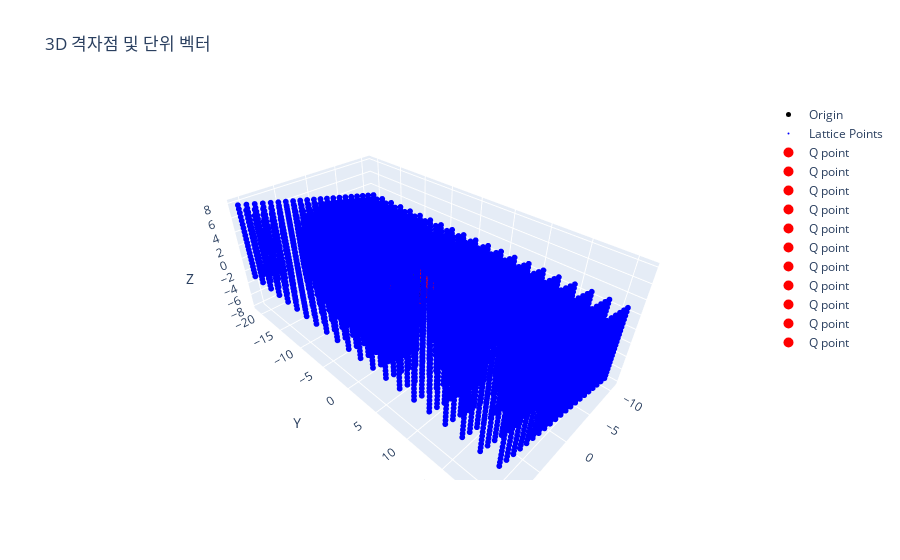

The code cell stored with this chart in its notebook:
### Code cell
# Define lattice parameters (adjust as needed)
a = 12.214  # Length along a-axis
b = 3.0371  # Length along b-axis
c = 5.7981  # Length along c-axis
alpha = np.radians(90)      # Angle between b and c (in radians)
beta = np.radians(103.83)   # Angle between a and c (in radians)
gamma = np.radians(90)      # Angle between a and b (in radians)


# 단위 벡터 화살표 추가
vectors = {
    'a': (a * np.array([np.cos(beta), (np.cos(gamma) - np.cos(alpha) * np.cos(beta)) / np.sin(alpha), np.sqrt(1 - np.cos(beta)**2 - ((np.cos(gamma) - np.cos(alpha) * np.cos(beta)) / np.sin(alpha))**2)]), 'red'),
    'b': (b * np.array([0, -1, 0]), 'green'),
    'c': (c * np.array([1, 0, 0]), 'blue')
}
vec_a = vectors['a'][0]
vec_b = vectors['b'][0]
vec_c = vectors['c'][0]

# Calculate reciprocal lattice vectors
recip_vec_a = 2 * np.pi * np.cross(vec_b, vec_c) / np.dot(vec_a, np.cross(vec_b, vec_c))
recip_vec_b = 2 * np.pi * np.cross(vec_c, vec_a) / np.dot(vec_b, np.cross(vec_c, vec_a))
recip_vec_c = 2 * np.pi * np.cross(vec_a, vec_b) / np.dot(vec_c, np.cross(vec_a, vec_b))

recip_vectors = {
    'recip_a' : (recip_vec_a, 'red'),
    'recip_b' : (recip_vec_b, 'green'),
    'recip_c' : (recip_vec_c, 'blue')
}


# =====================================================================================================
# Generate lattice points
num_points = [10,10] # Adjust as needed
reciprocal_points = []
reciprocal_projections = []
for i in range(-num_points[0], num_points[1] + 1):
    for j in range(-num_points[0], num_points[1] + 1):
        for k in range(-num_points[0], num_points[1] + 1):
            reciprocal_lattice_point = i * recip_vec_a + j * recip_vec_b + k * recip_vec_c
            reciprocal_points.append(reciprocal_lattice_point)
            reciprocal_projection = reciprocal_lattice_point - np.dot(reciprocal_lattice_point, surface_normal) * surface_normal
            reciprocal_projections.append(reciprocal_projection)

# Extract x, y, z coordinates for plotting
x_coords = [point[0] for point in reciprocal_projections]
y_coords = [point[1] for point in reciprocal_projections]
z_coords = [point[2] for point in reciprocal_projections]

reciprocal_points = np.array(reciprocal_points)

# 3D 산점도 생성
fig = go.Figure()

# 격자점 추가 (원점)
fig.add_trace(go.Scatter3d(
    x=[0], y=[0], z=[0],
    mode='markers',
    marker=dict(size=5, color='black'),
    name='Origin'
))

# 모든 격자점 추가
fig.add_trace(go.Scatter3d(
    x=reciprocal_points[:, 0], y=reciprocal_points[:, 1], z=reciprocal_points[:, 2],
    mode='markers',
    marker=dict(size=2, color='blue'),
    name='Lattice Points'
))

# =====================================================================================================


for vec_name, (recip_vector, color) in recip_vectors.items():
    fig.add_trace(go.Scatter3d(
        x=[0, recip_vector[0]], y=[0, recip_vector[1]], z=[0, recip_vector[2]],
        mode='lines',
        line=dict(color=color, width=5),
        showlegend=False,
        name=f'{vec_name}-axis'
    ))
    fig.add_trace(go.Scatter3d(
        x=[recip_vector[0]], y=[recip_vector[1]], z=[recip_vector[2]],
        mode='markers',
        marker=dict(size=10, color=color, symbol='diamond', opacity=0.8),
        showlegend=False
    ))
# =====================================================================================================
# 격자점 추가 (Q point)
for i in range(11):
    Q_vector = 0.1* i * recip_vec_a + 5 * recip_vec_c
    fig.add_trace(go.Scatter3d(
        x=[Q_vector[0]], y=[Q_vector[1]], z=[Q_vector[2]],
        mode='markers',
        marker=dict(size=10, color='red'),
        name='Q point'
    ))

# 제목과 축 레이블 설정
fig.update_layout(
    title='3D 격자점 및 단위 벡터',
    scene=dict(
        xaxis_title='X',
        yaxis_title='Y',
        zaxis_title='Z'
    )
)

# 인터랙티브한 플롯 표시
fig.show()

### Figure 1 — Plotly figure (JSON) as saved in the notebook; plotly's stock layout.template omitted (floating-point values rounded to 4 significant figures; data arrays with more than 128 entries replaced by an {"elided": "..."} marker saying what was removed)
{"data": [{"marker": {"color": "black", "size": 5}, "mode": "markers", "name": "Origin", "type": "scatter3d", "x": [0], "y": [0], "z": [0]}, {"marker": {"color": "blue", "size": 2}, "mode": "markers", "name": "Lattice Points", "type": "scatter3d", "x": {"elided": "9261 float values"}, "y": {"elided": "9261 float values"}, "z": {"elided": "9261 float values"}}, {"line": {"color": "red", "width": 5}, "mode": "lines", "name": "recip_a-axis", "showlegend": false, "type": "scatter3d", "x": [0, 0], "y": [0, 0], "z": [0, 0.5298]}, {"marker": {"color": "red", "opacity": 0.8, "size": 10, "symbol": "diamond"}, "mode": "markers", "showlegend": false, "type": "scatter3d", "x": [0], "y": [0], "z": [0.5298]}, {"line": {"color": "green", "width": 5}, "mode": "lines", "name": "recip_b-axis", "showlegend": false, "type": "scatter3d", "x": [0, 0], "y": [0, -2.069], "z": [0, 1.616e-16]}, {"marker": {"color": "green", "opacity": 0.8, "size": 10, "symbol": "diamond"}, "mode": "markers", "showlegend": false, "type": "scatter3d", "x": [0], "y": [-2.069], "z": [1.616e-16]}, {"line": {"color": "blue", "width": 5}, "mode": "lines", "name": "recip_c-axis", "showlegend": false, "type": "scatter3d", "x": [0, 1.084], "y": [0, 0], "z": [0, 0.2668]}, {"marker": {"color": "blue", "opacity": 0.8, "size": 10, "symbol": "diamond"}, "mode": "markers", "showlegend": false, "type": "scatter3d", "x": [1.084], "y": [0], "z": [0.2668]}, {"marker": {"color": "red", "size": 10}, "mode": "markers", "name": "Q point", "type": "scatter3d", "x": [5.418], "y": [0], "z": [1.334]}, {"marker": {"color": "red", "size": 10}, "mode": "markers", "name": "Q point", "type": "scatter3d", "x": [5.418], "y": [0], "z": [1.387]}, {"marker": {"color": "red", "size": 10}, "mode": "markers", "name": "Q point", "type": "scatter3d", "x": [5.418], "y": [0], "z": [1.44]}, {"marker": {"color": "red", "size": 10}, "mode": "markers", "name": "Q point", "type": "scatter3d", "x": [5.418], "y": [0], "z": [1.493]}, {"marker": {"color": "red", "size": 10}, "mode": "markers", "name": "Q point", "type": "scatter3d", "x": [5.418], "y": [0], "z": [1.546]}, {"marker": {"color": "red", "size": 10}, "mode": "markers", "name": "Q point", "type": "scatter3d", "x": [5.418], "y": [0], "z": [1.599]}, {"marker": {"color": "red", "size": 10}, "mode": "markers", "name": "Q point", "type": "scatter3d", "x": [5.418], "y": [0], "z": [1.652]}, {"marker": {"color": "red", "size": 10}, "mode": "markers", "name": "Q point", "type": "scatter3d", "x": [5.418], "y": [0], "z": [1.705]}, {"marker": {"color": "red", "size": 10}, "mode": "markers", "name": "Q point", "type": "scatter3d", "x": [5.418], "y": [0], "z": [1.758]}, {"marker": {"color": "red", "size": 10}, "mode": "markers", "name": "Q point", "type": "scatter3d", "x": [5.418], "y": [0], "z": [1.811]}, {"marker": {"color": "red", "size": 10}, "mode": "markers", "name": "Q point", "type": "scatter3d", "x": [5.418], "y": [0], "z": [1.864]}], "layout": {"scene": {"xaxis": {"title": {"text": "X"}}, "yaxis": {"title": {"text": "Y"}}, "zaxis": {"title": {"text": "Z"}}}, "title": {"text": "3D 격자점 및 단위 벡터"}}}
